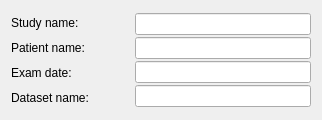
<?xml version="1.0" encoding="UTF-8"?>
<ui version="4.0">
 <class>QtShanoirSearch</class>
 <widget class="QWidget" name="QtShanoirSearch">
  <property name="geometry">
   <rect>
    <x>0</x>
    <y>0</y>
    <width>322</width>
    <height>120</height>
   </rect>
  </property>
  <property name="minimumSize">
   <size>
    <width>240</width>
    <height>120</height>
   </size>
  </property>
  <property name="maximumSize">
   <size>
    <width>350</width>
    <height>120</height>
   </size>
  </property>
  <property name="font">
   <font>
    <pointsize>9</pointsize>
   </font>
  </property>
  <property name="windowTitle">
   <string>Form</string>
  </property>
  <layout class="QGridLayout" name="gridLayout">
   <item row="0" column="0">
    <layout class="QVBoxLayout" name="verticalLayout_2">
     <item>
      <widget class="QLabel" name="label">
       <property name="text">
        <string>Study name:</string>
       </property>
      </widget>
     </item>
     <item>
      <widget class="QLabel" name="label_2">
       <property name="text">
        <string>Patient name:</string>
       </property>
      </widget>
     </item>
     <item>
      <widget class="QLabel" name="label_3">
       <property name="text">
        <string>Exam date:</string>
       </property>
      </widget>
     </item>
     <item>
      <widget class="QLabel" name="label_4">
       <property name="text">
        <string>Dataset name:</string>
       </property>
      </widget>
     </item>
    </layout>
   </item>
   <item row="0" column="2">
    <layout class="QVBoxLayout" name="verticalLayout">
     <property name="spacing">
      <number>2</number>
     </property>
     <item>
      <widget class="QLineEdit" name="studyName"/>
     </item>
     <item>
      <widget class="QLineEdit" name="patientNameFilter"/>
     </item>
     <item>
      <widget class="QLineEdit" name="examDateFilter">
       <property name="contextMenuPolicy">
        <enum>Qt::CustomContextMenu</enum>
       </property>
       <property name="styleSheet">
        <string notr="true">color: rgb(138, 138, 138);</string>
       </property>
       <property name="text">
        <string/>
       </property>
      </widget>
     </item>
     <item>
      <widget class="QLineEdit" name="datasetNameFilter"/>
     </item>
    </layout>
   </item>
   <item row="0" column="1">
    <spacer name="horizontalSpacer">
     <property name="orientation">
      <enum>Qt::Horizontal</enum>
     </property>
     <property name="sizeType">
      <enum>QSizePolicy::Preferred</enum>
     </property>
     <property name="sizeHint" stdset="0">
      <size>
       <width>40</width>
       <height>20</height>
      </size>
     </property>
    </spacer>
   </item>
  </layout>
 </widget>
 <resources>
  <include location="../Resources/qtshanoir.qrc"/>
 </resources>
 <connections/>
</ui>
